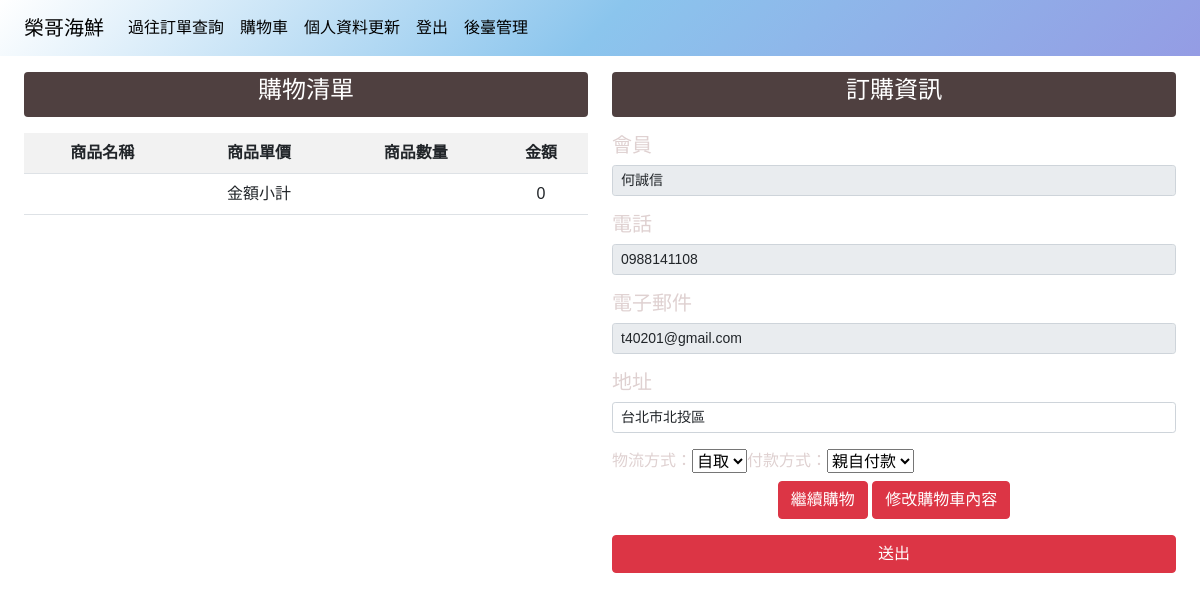
/OrderManagement/cartorder/ (signed in), run on an earlier commit of the app's database.
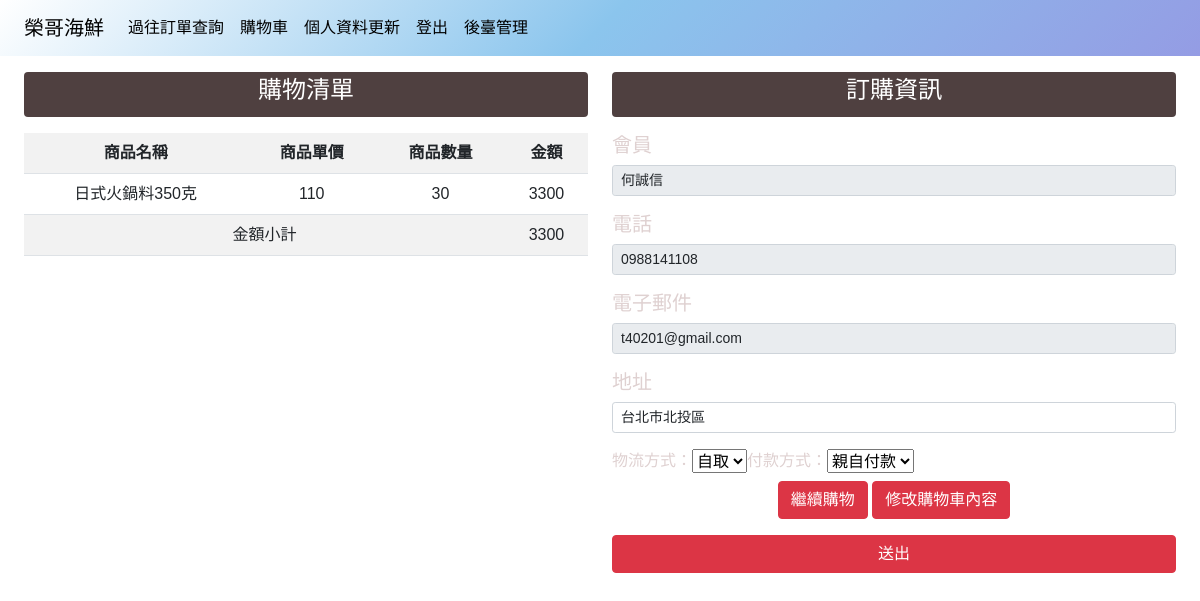
And on a later commit of the database.
### OrderManagement/models.py (models this page shows, shortened)
class ShoppingCartDetails(models.Model):
    Products=models.ForeignKey(Products,on_delete=models.DO_NOTHING,verbose_name='商品')
    ShoppingCart = models.ForeignKey(ShoppingCart, on_delete=models.CASCADE, related_name='details', verbose_name='購物車')
    Number=models.IntegerField(null=True, blank=True,verbose_name="數量")
    Time=models.DateTimeField(auto_now_add=True)
    Price=models.IntegerField(null=True,verbose_name='價格')
    Total=models.IntegerField(null=True,verbose_name='總價格')
    def __str__(self):
        return str(self.Products)
    class Meta:
        verbose_name = "購物車明細"
        verbose_name_plural = '購物車明細'  # 中文名稱

### Product/models.py (models this page shows)
class Products(models.Model):
    Sh_CHOICES = (
        (0, '下架'),
        (1, '上架'),
    )
    Category=models.ForeignKey(Categories, on_delete=models.CASCADE,verbose_name="類別",null=True, blank=True)
    Item_name=models.CharField(max_length=99,verbose_name="貨品名稱",null=True, blank=True)
    Price=models.IntegerField(verbose_name="建議售價")
    Import_price=models.IntegerField(verbose_name="成本價")
    Specification=models.CharField(max_length=99,verbose_name="規格",null=True, blank=True)
    Sh=models.IntegerField(choices=Sh_CHOICES,default=1,verbose_name="上/下架")
    class Meta:
        verbose_name = "商品管理"
        verbose_name_plural = '商品管理'  # 中文名稱
    def __str__(self):
        return str(self.Item_name)

### OrderManagement/views.py (the view)
# urls.py: path('cartorder/',views.cartorder,name='cartorder'),
def cartorder(request):
    if request.user.is_authenticated:
        current_user = request.user
        member_carts = ShoppingCart.objects.filter(User=current_user)
        if member_carts.count() > 1:
            messages.error(request, '一次只能選一個店家，請把多的店家商品刪除')
            return redirect('OrderManagement:cart')
        if member_carts.count() == 1:
            member_cart = member_carts.first()
            cart_details = member_cart.details.all()
            total=member_cart.Total
        else:
            cart_details=None
            total=0
        addresses=Address.objects.filter(user=current_user)
        context={
            'title':'訂單確認',
            'user':current_user,
            'addresses':addresses,
            'cartlist':cart_details,
            'total':total
        }
        return render(request, 'cartorder.html',context )

### member/models.py (called while the page is built)
    def __str__(self):
        return self.address

### OrderManagement/templates/cartorder.html (shortened to what this page needs)
{% extends 'index/base.html' %}
{%load static%}
{% block content %}
<div class="container-fluid text-center cartorder_outer">
  <form action="{%url 'OrderManagement:cartok' %}" method="post">
    <div class="row">
      <div class="col-12 col-md-6">
        <div class="badge text-wrap cartorder_inner my-3" style="width: 100%;">
          <h4>購物清單</h4>
        </div>
        <table class="table table-striped">
          <tr>
            <th>商品名稱</th>
            <th>商品單價</th>
            <th>商品數量</th>
            <th>金額</th>
          </tr>
          {% for product in cartlist %}
          <tr>
            <td>{{ product }}</td>
            <td>{{product.Price}}</td>
            <td>{{product.Number}}</td>
            <td>{{product.Total}}</td>
          </tr>
          {% endfor%}
          <tr>
            <td class="text-center" colspan="3">金額小計</td>
            <td>{{total}}</td>
          </tr>
        </table>
      </div>
      <div class="col-12 col-md-6">
        <div class="badge text-wrap cartorder_inner my-3" style="width: 100%;">
          <h4>訂購資訊</h4>
        </div>
        <h5 class="form-label text-start">會員</h5>
        <div class="input-group input-group-sm mb-3">
          <input type="text" class="form-control" name='customername' aria-label="Sizing example input"
            aria-describedby="customername" readonly="readonly" value="{{user.user_name}}">
        </div>
        <h5 class="form-label text-start">電話</h5>
        <div class="input-group input-group-sm mb-3">
          <input type="text" class="form-control" name="customerphone" aria-label="Sizing example input"
            aria-describedby="customerphone" readonly="readonly" value="{{user.phone_number}}">
        </div>
        <h5 class="form-label text-start">電子郵件</h5>
        <div class="input-group input-group-sm mb-3">
          <input type="text" class="form-control" name="customeremail" aria-label="Sizing example input"
            aria-describedby="customeremail" readonly="readonly" value="{{user.email}}">
        </div>
        <h5 class="form-label text-start">地址</h5>
        <div class="input-group input-group-sm mb-3">
          <select class="form-control" name="address" aria-label="Sizing example input"
            aria-describedby="customeraddress">
            {% for address in addresses %}
            <option value="{{ address }}" >{{ address }}</option>
            {% endfor %}
          </select>
        </div>
        <div class="d-flex form-label">
          物流方式：
          <select name="Delivery" id="Delivery">
            <option value="0">自取</option>
          </select>
          付款方式：
          <select name="Payment_method" id="Payment_method">
            <option value="0">親自付款</option>
          </select>
        </div>
        <button type="button" class="btn btn-danger" onclick="location.href='{% url 'home' %}'">繼續購物</button>
        <button type="button" class="btn btn-danger"
          onclick="location.href='{% url 'OrderManagement:cart' %}'">修改購物車內容</button>
        <div>
          <button type="button" id="submitOrderBtn" class="mt-3 btn btn-danger" style="width: 100%;">送出</button>
        </div>
      </div>
    </div>
  </form>
</div>
{% endblock %}

What changed in the data, as far as the page shows it:
added ShoppingCartDetails: Products.Item_name "日式火鍋料350克", Price "110", Number "30", Total "3300"
Also different on the page:
{{ total }}: "0" → "3300"
